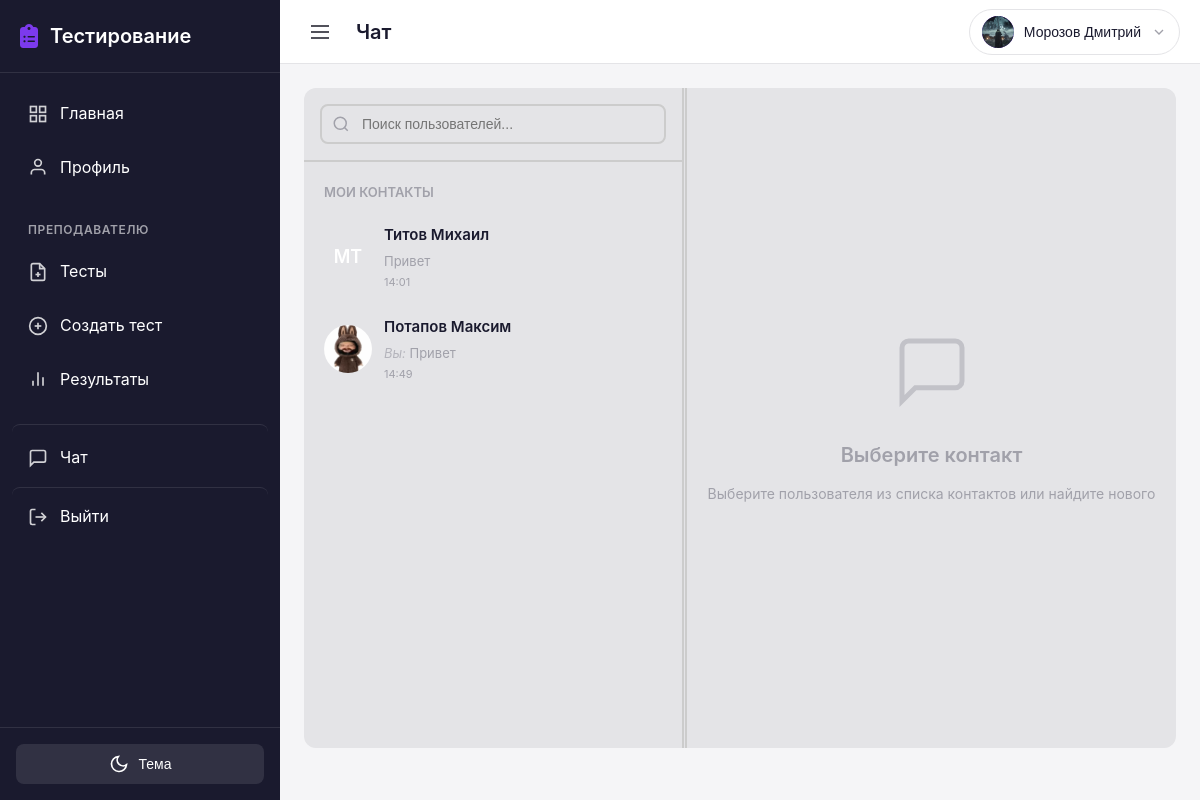
The app's page /chat/ (signed in), older data.
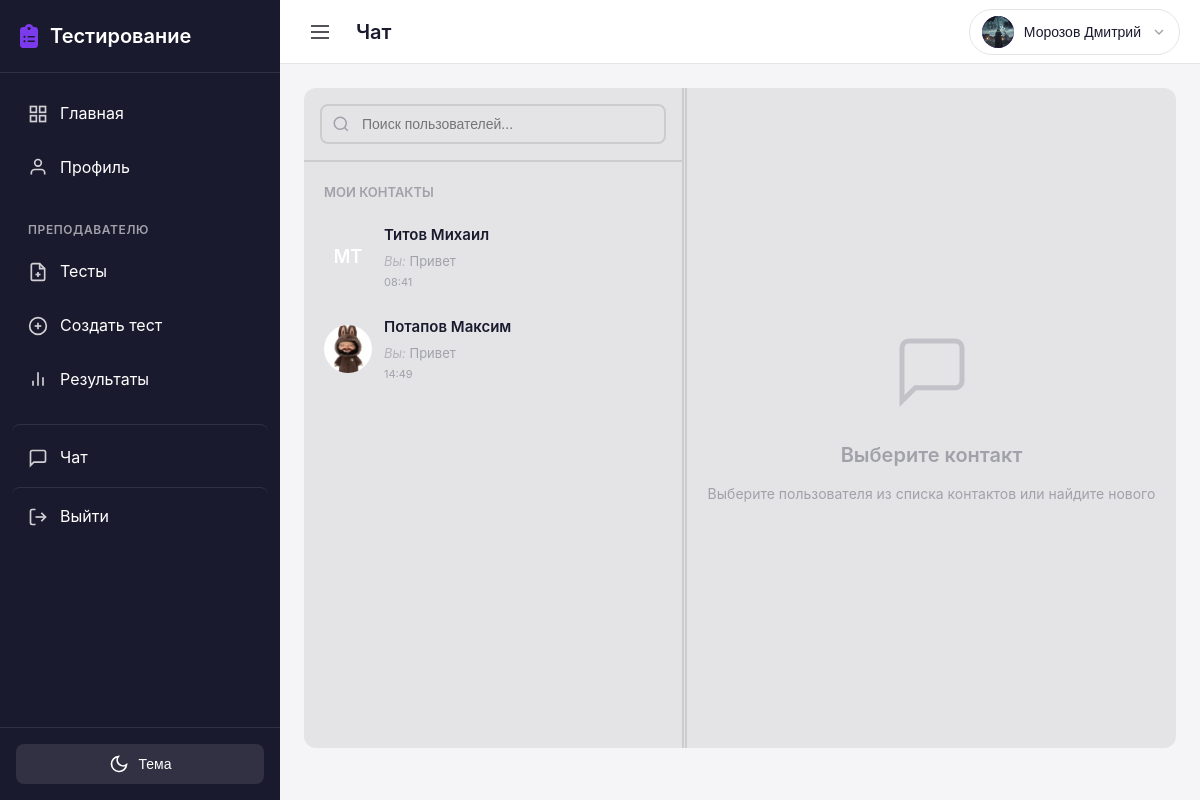
The same page, newer data.
### users/models.py (models this page shows, shortened)
class User(AbstractUser):
    role = models.CharField(
        max_length=10,
        choices=UserRole.choices,
        default=UserRole.STUDENT,
        verbose_name='Роль'
    )
    phone = models.CharField(
        max_length=20,
        blank=True,
        verbose_name='Телефон'
    )
    birth_date = models.DateField(
        null=True,
        blank=True,
        verbose_name='Дата рождения'
    )
    patronymic = models.CharField(
        max_length=100,
        blank=True,
        verbose_name='Отчество'
    )
    class Meta:
        verbose_name = 'Пользователь'
        verbose_name_plural = 'Пользователи'
    @property
    def is_teacher(self):
        return self.role == UserRole.TEACHER
    @property
    def is_student(self):
        return self.role == UserRole.STUDENT

### chat/models.py (models this page shows, shortened)
class Message(models.Model):
    sender = models.ForeignKey(
        settings.AUTH_USER_MODEL,
        on_delete=models.CASCADE,
        related_name='sent_messages',
        verbose_name='Отправитель',
    )
    receiver = models.ForeignKey(
        settings.AUTH_USER_MODEL,
        on_delete=models.CASCADE,
        related_name='received_messages',
        verbose_name='Получатель',
    )
    text = models.TextField(verbose_name='Текст сообщения')
    is_read = models.BooleanField(default=False, verbose_name='Прочитано')
    created_at = models.DateTimeField(auto_now_add=True, verbose_name='Дата отправки')
    class Meta:
        verbose_name = 'Сообщение'
        verbose_name_plural = 'Сообщения'
        ordering = ['created_at']
        indexes = [
            models.Index(fields=['sender', 'receiver', 'created_at']),
            models.Index(fields=['receiver', 'is_read']),
        ]

### chat/views.py (the view, shortened to what this page needs)
# urls.py: path('chat/', views.contacts_view, name='contacts'),
@login_required
def contacts_view(request):
    if request.user.role == 'admin':
        return redirect('admin:index')
    conversations = Message.objects.filter(
        Q(sender=request.user) | Q(receiver=request.user)
    ).select_related('sender', 'receiver')
    conversation_partners = {}
    for msg in conversations:
        partner = msg.sender if msg.receiver_id == request.user.id else msg.receiver
        if partner.id != request.user.id and partner.role != 'admin':
            conversation_partners[partner.id] = partner
    contact_list = []
    for partner_id, partner in conversation_partners.items():
        last_message = Message.objects.filter(
            Q(sender=partner, receiver=request.user) |
            Q(sender=request.user, receiver=partner)
        ).order_by('-created_at').first()
        unread_count = Message.objects.filter(
            sender=partner,
            receiver=request.user,
            is_read=False
        ).count()
        contact_list.append({
            'contact': partner,
            'last_message': last_message,
            'unread_count': unread_count,
        })
    contact_list.sort(
        key=lambda x: x['last_message'].created_at if x['last_message'] else datetime.min.replace(tzinfo=timezone.utc),
        reverse=True
    )
    active_chat = None
    messages = []
    chat_user_id = request.GET.get('chat')
    context = {
        'contacts': contact_list,
        'active_chat': active_chat,
        'messages': messages,
    }
    return render(request, 'chat/contacts.html', context)

### chat/context_processors.py (called while the page is built)
def unread_messages_count(request):
    if request.user.is_authenticated:
        count = Message.objects.filter(receiver=request.user, is_read=False).count()
        return {'total_unread_messages': count}
    return {'total_unread_messages': 0}

### testingPlatform/ngrok_skip_warning.py (called while the page is built)
    def __call__(self, request):
        request.META['HTTP_NGROK_SKIP_BROWSER_WARNING'] = 'true'
        response = self.get_response(request)
        response['ngrok-skip-browser-warning'] = 'true'
        return response

### templates/chat/contacts.html (shortened to what the changed rows need)
{% extends 'base.html' %}
{% block content %}
<div class="chat-full-container">
    <div class="chat-contacts-panel">
        <div class="contacts-list">
            {% if contacts %}
                <ul class="contacts-ul">
                    {% for item in contacts %}
                        <li class="contact-item {% if item.unread_count > 0 %}has-unread{% endif %} {% if active_chat and item.contact.id == active_chat.id %}active{% endif %}">
                            <a href="?chat={{ item.contact.id }}" class="contact-link">
                                <div class="contact-avatar">
                                    {% if item.contact.profile.avatar %}
                                        <img src="{{ item.contact.profile.avatar.url }}" alt="{{ item.contact.last_name }}">
                                    {% else %}
                                        <span>{{ item.contact.first_name|first }}{{ item.contact.last_name|first }}</span>
                                    {% endif %}
                                </div>
                                <div class="contact-info">
                                    <div class="contact-name">
                                        {{ item.contact.last_name }} {{ item.contact.first_name }}
                                    </div>
                                    {% if item.last_message %}
                                        <div class="contact-last-message {% if item.unread_count > 0 %}unread{% endif %}">
                                            {% if item.last_message.sender.id == user.id %}
                                                <span class="sent-indicator">Вы:</span>
                                            {% endif %}
                                            {{ item.last_message.text|truncatechars:40 }}
                                        </div>
                                        <div class="contact-time">{{ item.last_message.created_at|date:"H:i" }}</div>
                                    {% else %}
                                        <div class="contact-last-message">Нет сообщений</div>
                                    {% endif %}
                                </div>
                            </a>
                        </li>
                    {% endfor %}
                </ul>
            {% else %}
                <div class="no-contacts">
                    <p>У вас пока нет контактов</p>
                    <p class="hint">Используйте поиск, чтобы найти пользователей</p>
                </div>
            {% endif %}
        </div>
    </div>
    <div class="chat-panel" id="chatPanel">
        {% if active_chat %}
            <div class="chat-header">
                <div class="chat-header-user">
                    <button class="mobile-back-btn" id="mobileBackBtn" aria-label="Назад">
                        <svg width="24" height="24" viewBox="0 0 24 24" fill="none" stroke="currentColor" stroke-width="2">
                            <polyline points="15 18 9 12 15 6"></polyline>
                        </svg>
                    </button>
                    <div class="chat-header-avatar">
                        {% if active_chat.profile.avatar %}
                            <img src="{{ active_chat.profile.avatar.url }}" alt="{{ active_chat.last_name }}">
                        {% else %}
                            <span>{{ active_chat.first_name|first }}{{ active_chat.last_name|first }}</span>
                        {% endif %}
                    </div>
                    <div class="chat-header-info">
                        <span class="chat-header-name">{{ active_chat.last_name }} {{ active_chat.first_name }}</span>
                        <span class="chat-header-role">{{ active_chat.get_role_display }}</span>
                    </div>
                </div>
            </div>
            <div class="chat-messages" id="chatMessages">
                {% for item in messages %}
                    {% if item.type == 'date' %}
                        <div class="chat-date-divider">
                            <span>{{ item.date|date:"d E Y" }}</span>
                        </div>
                    {% else %}
                        {% with message=item.data %}
                        <div class="chat-message {% if message.sender.id == user.id %}own{% else %}other{% endif %}">
                            <div class="message-avatar">
                                {% if message.sender.profile.avatar %}
                                    <img src="{{ message.sender.profile.avatar.url }}" alt="{{ message.sender.last_name }}">
                                {% else %}
                                    <span>{{ message.sender.first_name|first }}{{ message.sender.last_name|first }}</span>
                                {% endif %}
                            </div>
                            <div class="message-content">
                                <div class="message-header">
                                    <span class="message-sender">{{ message.sender.get_full_name|default:message.sender.username }}</span>
                                    <span class="message-time">{{ message.created_at|date:"H:i" }}</span>
                                </div>
                                <div class="message-text">{{ message.text|linebreaksbr }}</div>
                            </div>
                        </div>
                        {% endwith %}
                    {% endif %}
                {% empty %}
                    <div class="chat-no-messages">
                        <svg width="60" height="60" viewBox="0 0 24 24" fill="none" stroke="currentColor" stroke-width="1.5">
                            <path d="M21 15a2 2 0 0 1-2 2H7l-4 4V5a2 2 0 0 1 2-2h14a2 2 0 0 1 2 2z"></path>
                        </svg>
                        <p>Здесь пока нет сообщений</p>
                        <p class="hint">Отправьте первое сообщение!</p>
                    </div>
                {% endfor %}
            </div>
            <div class="chat-input-area">
                <form id="messageForm" class="message-form">
                    <div class="message-input-wrapper">
                        <input
                            type="text"
                            id="messageInput"
                            class="message-input"
                            placeholder="Введите сообщение..."
                            autocomplete="off"
                            maxlength="2000"
                        >
                        <button type="submit" class="send-btn" id="sendBtn">
                            <svg width="20" height="20" viewBox="0 0 24 24" fill="none" stroke="currentColor" stroke-width="2">
                                <line x1="22" y1="2" x2="11" y2="13"></line>
                                <polygon points="22 2 15 22 11 13 2 9 22 2"></polygon>
                            </svg>
                        </button>
                    </div>
                </form>
            </div>
        {% else %}
            <div class="chat-empty-state">
                <div class="empty-state-content">
                    <h2>Выберите контакт</h2>
                </div>
            </div>
        {% endif %}
    </div>
</div>
{% endblock %}

Row changes from the older to the newer data that the page shows:
changed User "Титов": last_message.created_at "14:01" → "08:41"; now shows "Вы:"
